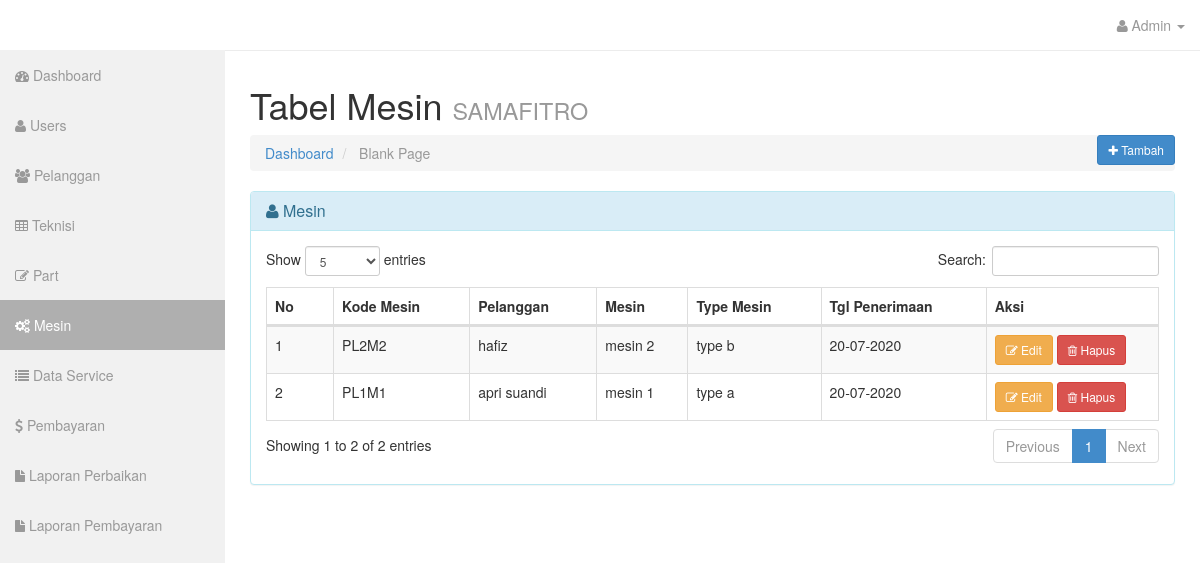
/admin/?hal=mesin (signed in), run on the app's committed database.
### tables this page shows
CREATE TABLE `mesin` (
  `id_mesin` int(11) NOT NULL,
  `id_pelanggan` int(11) NOT NULL,
  `nama_mesin` varchar(30) NOT NULL,
  `type_mesin` varchar(20) NOT NULL,
  `tgl_penerimaan` date NOT NULL
);

CREATE TABLE `pelanggan` (
  `id_pelanggan` int(11) NOT NULL,
  `nama_pelanggan` varchar(25) NOT NULL,
  `alamat_pelanggan` text NOT NULL,
  `email_pelanggan` varchar(30) NOT NULL,
  `telp_pelanggan` varchar(15) NOT NULL
);

### admin/class/crud.php (called while the page is built, shortened)
<?php
class Mesin{
    public function tampilmesin($koneksi){
        $qry = $koneksi->query("SELECT * FROM mesin INNER JOIN pelanggan ON mesin.id_pelanggan=pelanggan.id_pelanggan ORDER BY mesin.id_mesin DESC");
        while($pecah = $qry->fetch_array()){
            $data[] = $pecah;
        }
        $hitung = $qry->num_rows;
        if( $hitung > 0 )
        {
            return $data;
        }else{
            error_reporting(0);
        }
    }
}
$mesin = new Mesin();
?>

### admin/views/mesin.php (the view, shortened to what this page needs)
<div class="row">
          <div class="col-lg-12">
            <h1>Tabel Mesin <small>SAMAFITRO</small></h1>
            <button type="button" class="btn btn-primary btn-sm pull-right" id="tambahdatamesin" data-toggle="modal" data-target="#tambahmesin">
                <i class="fa fa-plus"></i> Tambah
            </button>
            <ol class="breadcrumb">
              <li><a href="index.html"><i class="icon-dashboard"></i> Dashboard</a></li>
              <li class="active"><i class="icon-file-alt"></i> Blank Page</li>
            </ol>
          </div>
        </div>
<section>
<div class="row">
          <div class="col-lg-12">
            <div class="panel panel-info">
              <div class="panel-heading">
                <h3 class="panel-title"><i class="fa fa-user"></i> Mesin</h3>
              </div>
              <div class="panel-body">
                <div class="table-responsive">
                  <table class="table table-bordered table-hover table-striped" id="dataTable">
                    <thead>
                      <tr>
                        <th>No</th>
                        <th>Kode Mesin</th>
                        <th>Pelanggan</th>
                        <th>Mesin</th>
                        <th>Type Mesin</th>
                        <th>Tgl Penerimaan</th>
                        <th>Aksi</th>
                      </tr>
                    </thead>
                    <tbody>
                    <?php
                    $qry = $mesin->tampilmesin($koneksi);
                    foreach($qry as $dat => $data){
                      ?>
                      <tr>
                        <td><?= $dat + 1 ?></td>
                        <td>PL<?= $data['id_pelanggan'] ?>M<?= $data['id_mesin'] ?></td>
                        <td><?= $data['nama_pelanggan'] ?></td>
                        <td><?= $data[2] ?></td>
                        <td><?= $data[3] ?></td>
                        <td><?= date('d-m-Y', strtotime($data[4])) ?></td>
                        <td>
                        <a href="?hal=ubahmesin&id=<?= $data['id_mesin'] ?>" class="btn btn-sm btn-warning"><i class="fa fa-pencil-square-o"></i> Edit</a>
                        <a href="?hal=mesin&hapus=<?= $data['id_mesin'] ?>" class="btn btn-sm btn-danger" onclick="return confirm('Yakin Dihapus ?')"><i class="fa fa-trash-o"></i> Hapus</a>
                        </td>
                      </tr>
                    <?php } ?>
                    </tbody>
                  </table>
              </div>
            </div>
          </div>
        </div>
        <?php include_once 'aksi/mtambahmesin.php'; ?>
</section>

### admin/index.php (shortened to what this page needs)
<?php
include_once 'class/crud.php';
?>
<!DOCTYPE html>
<html lang="en">
  <head>
    <link href="../assets/css/bootstrap.min.css" rel="stylesheet">
    <link href="../assets/css/sb-admin.css" rel="stylesheet">
    <link rel="stylesheet" href="../assets/font-awesome/css/font-awesome.min.css">
    <link rel="stylesheet" href="../dataTables/datatables.min.css">
  </head>
  <body>
    <div id="wrapper">
      <nav class="navbar navbar-inverse navbar-fixed-top" role="navigation">
        <div class="navbar-header">
          <a class="navbar-brand" href="?hal=dashboard" style="font-weight: bold;"><?php echo ucwords($_SESSION['adm']['username']); ?></a>
        </div>
        <div class="collapse navbar-collapse navbar-ex1-collapse">
          <ul class="nav navbar-nav side-nav">
          <?php if(@$_SESSION['admin']): ?>
            <li <?= @$_GET['hal'] == 'dashboard' ? 'class="active"' : '' ?> ><a href="?hal=dashboard"><i class="fa fa-dashboard"></i> Dashboard</a></li>
            <li <?= @$_GET['hal'] == 'users' ? 'class="active"' : '' ?> ><a href="?hal=users"><i class="fa fa-user"></i> Users</a></li>
            <li <?= @$_GET['hal'] == 'pelanggan' ? 'class="active"' : '' ?>><a href="?hal=pelanggan"><i class="fa fa-users"></i> Pelanggan</a></li>
            <li <?= @$_GET['hal'] == 'teknisi' ? 'class="active"' : '' ?>><a href="?hal=teknisi"><i class="fa fa-table"></i> Teknisi</a></li>
            <li <?= @$_GET['hal'] == 'part' ? 'class="active"' : '' ?>><a href="?hal=part"><i class="fa fa-edit"></i> Part</a></li>
            <li <?= @$_GET['hal'] == 'mesin' ? 'class="active"' : '' ?>><a href="?hal=mesin"><i class="fa fa-cogs"></i> Mesin</a></li>
            <li <?= @$_GET['hal'] == 'dataservice' ? 'class="active"' : '' ?>><a href="?hal=dataservice"><i class="fa fa-list"></i> Data Service</a></li>
            <li <?= @$_GET['hal'] == 'pembayaran' ? 'class="active"' : '' ?>><a href="?hal=pembayaran"><i class="fa fa-dollar"></i> Pembayaran</a></li>
            <li <?= @$_GET['hal'] == 'lapperbaikan' ? 'class="active"' : '' ?>><a href="?hal=lapperbaikan"><i class="fa fa-file"></i> Laporan Perbaikan</a></li>
            <li <?= @$_GET['hal'] == 'lappembayaran' ? 'class="active"' : '' ?>><a href="?hal=lappembayaran"><i class="fa fa-file"></i> Laporan Pembayaran</a></li>
          <?php endif; ?>
          </ul>
          <ul class="nav navbar-nav navbar-right navbar-user">
            <li class="dropdown user-dropdown">
              <a href="#" class="dropdown-toggle" data-toggle="dropdown"><i class="fa fa-user"></i> <?php echo ucwords($_SESSION['adm']['username']); ?> <b class="caret"></b></a>
            </li>
          </ul>
        </div>
      </nav>
      <div id="page-wrapper">
       <?php
        if(@$_GET['hal'] == 'mesin')
        {
          include_once 'views/mesin.php';
        }
       ?>
      </div>
    </div>
  </body>
</html>

### admin/views/aksi/mtambahmesin.php (shortened to what this page needs)
</div>

### assets/css/sb-admin.css (style rules this page uses)
#wrapper { margin-top: 50px; padding-left: 0; }
#page-wrapper { width: 100%; padding: 5px 15px; }
@media (min-width:768px) { #wrapper { padding-left: 225px; } }
@media (min-width:768px) { #page-wrapper { padding: 15px 25px; } }
@media (min-width:768px) { .side-nav { margin-left: -225px; left: 225px; width: 225px; position: fixed; top: 50px; height: 100%; border-radius: 0; border: none; background-color: #f1f1f1; overflow-y: auto; } }
@media (min-width:768px) { .side-nav>li>a { width: 225px; } }
@media (min-width:768px) { .navbar-collapse { padding-left: 15px !important; padding-right: 15px !important; } }

### data on the page
mesin: id_pelanggan.id_pelanggan "2", id_mesin "2", id_pelanggan.nama_pelanggan "hafiz", nama_mesin "mesin 2", type_mesin "type b", tgl_penerimaan "20-07-2020"
mesin: id_pelanggan.id_pelanggan "1", id_mesin "1", id_pelanggan.nama_pelanggan "apri suandi", nama_mesin "mesin 1", type_mesin "type a", tgl_penerimaan "20-07-2020"

### other printed values
$_SESSION['adm']['username'] "Admin"
